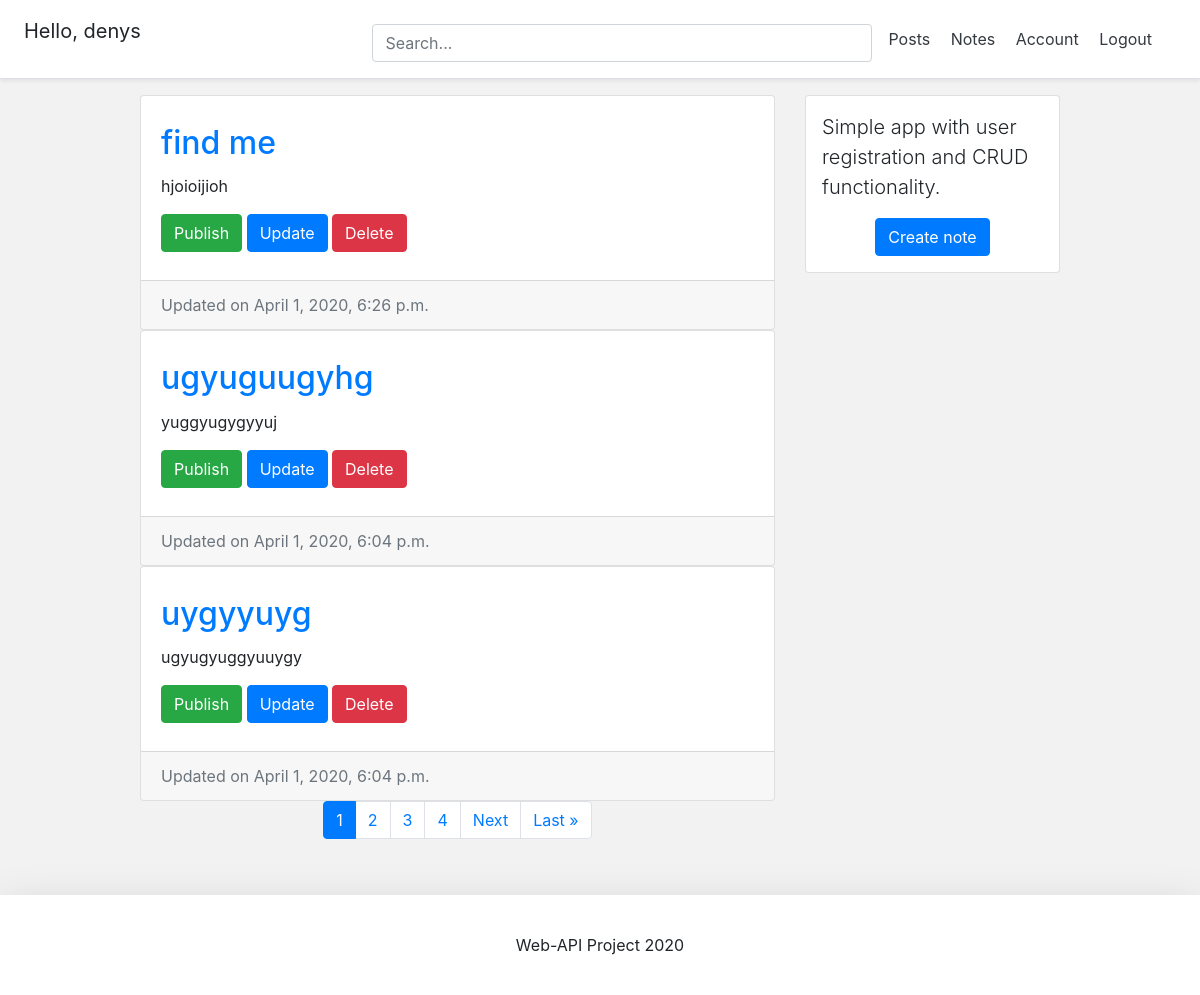
The page /notes/ (signed in) on the database its author committed.
### account/models.py (models this page shows, shortened)
class Account(AbstractBaseUser):
	email 					= models.EmailField(verbose_name="email", max_length=60, unique=True)
	username 				= models.CharField(max_length=30, unique=True)
	date_joined				= models.DateTimeField(verbose_name='date joined', auto_now_add=True)
	last_login				= models.DateTimeField(verbose_name='last login', auto_now=True)
	is_admin				= models.BooleanField(default=False)
	is_active				= models.BooleanField(default=True)
	is_staff				= models.BooleanField(default=False)
	is_superuser			= models.BooleanField(default=False)
	USERNAME_FIELD = 'email'
	REQUIRED_FIELDS = ['username']
	objects = MyAccountManager()

### notes/models.py (models this page shows, shortened)
class Notes(models.Model):
    title = models.CharField(max_length=50,null=False,blank=True)
    body = models.TextField(max_length=5000,null=True,blank=True)
    date_published = models.DateTimeField(auto_now_add=True, verbose_name="date published")
    date_updated = models.DateTimeField(auto_now=True, verbose_name="date updated")
    author = models.ForeignKey(settings.AUTH_USER_MODEL, on_delete=models.CASCADE)
    share_view = models.TextField(null=True,blank=True)
    share_edit = models.TextField(null=True,blank=True)

### notes/views.py (the view)
# urls.py: path('notes/', notes_screen_view, name="notes"),
def notes_screen_view(request):
    user = request.user
    if user.is_authenticated:
        context = {}
        query = ""
        query = request.GET.get('q', '')
        context['query'] = str(query)
        notes = sorted(get_notes_queryset(request.user.id,request.user.username ,query,), key=attrgetter('date_updated'), reverse=True)
        page = request.GET.get('page', 1)
        notes_paginator = Paginator(notes ,NOTES_PER_PAGE)
        try:
            notes = notes_paginator.page(page)
        except PageNotAnInteger:
            notes = notes_paginator.page(NOTES_PER_PAGE)
        except EmptyPage:
            notes = notes_paginator.page(NOTES_PER_PAGE.num_pages)
        context['notes'] = notes
        return render(request, "notes/home.html", context)
    else:
        return redirect("login")

### notes/templates/notes/home.html
{% extends 'base.html' %}
{% load static %}
{% block content %}
<div class="container">
	<div class="row">
		<div class="left-column col-lg-7 offset-lg-1">
			{% if notes %}
				{% for note in notes %}
					<div class="blog-post-container">
						{% include 'notes/snippets/notes_snippet.html' with notes=note %}
					</div>
				{% endfor %}
			{% else %}
				<div class="blog-post-container">
					{% include 'notes/snippets/notes_snippet.html' with query=query %}
				</div>
			{% endif %}
			{% include 'notes/snippets/notes_pagination.html' with notes=notes %}
		</div>
		<div class="right-column col-lg-3 d-lg-flex d-none flex-column">
			<div class="card create-post-bar d-flex flex-column p-3">
				<p class="lead">Simple app with user registration and CRUD functionality.</p>
				<p class="m-auto"><a class="btn btn-primary" href="{% url 'note_create' %}">Create note</a></p>
			</div>
		</div>
	</div>
</div>
{% endblock content %}

### templates/base.html (shortened to what this page needs)
<!DOCTYPE html>
<html lang=en>
<head>
	<link rel="stylesheet" href="https://stackpath.bootstrapcdn.com/bootstrap/4.3.1/css/bootstrap.min.css">
</head>
<body>
{% include 'snippets/header.html' %}
<div class="main">
	{% block content %}
	{% endblock content %}
</div>
{% include 'snippets/footer.html' %}
</body>
</html>

### templates/snippets/header.html (shortened to what this page needs)
<div class="d-flex flex-column flex-md-row align-items-center p-3 px-md-4 mb-3 bg-white border-bottom shadow-sm">
  <h5 class="my-0 mr-md-auto font-weight-normal">
  	{% if request.user.is_authenticated %}
  		<p>Hello, {{request.user.username}}</p>
  	{% endif %}
  </h5>
	{% if notes %}
  <div class="search-bar mt-sm-2 mr-2">
  	<form onsubmit="return executeQuery_Notes();">
  		<input type="text" class="form-control" name="q" id="id_q2" placeholder="Search...">
  	</form>
  </div>
	{% endif %}
  <nav class="my-2 my-md-0 mr-md-3">
  	{% if request.user.is_authenticated %}
	  	<a class="p-2 text-dark" href="{% url 'home' %}">Posts</a>
	  	  <a class="p-2 text-dark" href="{% url 'notes' %}">Notes</a>
	    <a class="p-2 text-dark" href="{% url 'account' %}">Account</a>
	    <a class="p-2 text-dark" href="{% url 'logout' %}">Logout</a>
	{% else %}
	    <a class="p-2 text-dark" href="{% url 'login' %}">Login</a>
	    <a class="btn btn-outline-primary" href="{% url 'register' %}">Register</a>
	{% endif %}
  </nav>
</div>

### notes/templates/notes/snippets/notes_snippet.html (shortened to what this page needs)
{% if notes %}
<div class="container">
	<div class="row">
		<div class="card m-auto">
			<div class="card-body mt-2 mb-2">
				<a href="{% url 'detail_note' notes.id %}">
					<h2 class="card-title">{{notes.title}}</h2>
				</a>
				<p class="card-text">{{notes.body|linebreaksbr|truncatechars:250}}</p>
				{% if notes.author == request.user %}
					<a href="{% url 'publish' notes.id %}" class="btn btn-success">Publish</a>
					<a href="{% url 'edit_note' notes.id %}" class="btn btn-primary">Update</a>
					<a href="{% url 'delete_note' notes.id %}" class="btn btn-danger">Delete</a>
				{% endif %}
			</div>
			<div class="card-footer text-muted">
			  Updated on {{notes.date_updated}}
			</div>
		</div>
	</div>
</div>
{% endif %}

### notes/templates/notes/snippets/notes_pagination.html (shortened to what this page needs)
<div class="d-flex flex-column m-auto pagination mt-5">
<nav aria-label="Page navigation">
<ul class="pagination pg-grey justify-content-center">
	{% for i in notes.paginator.page_range %}
		{% if notes.number == i %}
			<li class="page-item active"><a class="page-link">{{ i }}</a></li>
		{% else %}
			<li class="page-item" ><a class="page-link" href="?{% if query %}q={{query}}&{% endif %}page={{ i }}">{{ i }}</a></li>
		{% endif %}
	{% endfor %}
    {% if notes.has_next %}
    	<li class="page-item">
		  <a class="page-link" href="?{% if query %}q={{query}}&{% endif %}page={{ notes.next_page_number }}">Next</a>
		</li>
		<li class="page-item">
		  <a class="page-link"  href="?{% if query %}q={{query}}&{% endif %}page={{ notes.paginator.num_pages }}">Last &raquo;</a>
		</li>
    {% endif %}
</ul>
</nav>
</div>

### templates/snippets/footer.html (shortened to what this page needs)
<div class="d-flex flex-row align-items-center footer bg-white shadow-lg">
	<p class="m-auto">Web-API Project 2020</p>
</div>

### templates/snippets/base_css.html (style rules this page uses)
body { background-color: #f2f2f2; }

### templates/snippets/header.html (style rules this page uses)
@media (min-width: 768px) { html { font-size: 16px; } }
.search-bar { max-width: 500px; width: 100%; }
form { width: 100%; }

### templates/base.html (style rules this page uses)
.main { min-height: 100vh; height: 100%; }

### notes/templates/notes/snippets/notes_snippet.html (style rules this page uses)
.card { max-width: 700px; width: 100%; }
.card-body { padding: 20px; }

### templates/snippets/footer.html (style rules this page uses)
.footer { min-height: 100px; }

### rows shown on the page
Account: user.username "denys"
Notes: title "find me", body "hjoioijioh", shows "Publish", date_updated "April 1, 2020, 6:26 p.m."
Notes: title "ugyuguugyhg", body "yuggyugygyyuj", shows "Publish", date_updated "April 1, 2020, 6:04 p.m."
Notes: title "uygyyuyg", body "ugyugyuggyuuygy", shows "Publish", date_updated "April 1, 2020, 6:04 p.m."

### other values the page prints
{{ i }} "1"
{{ i }} "2" "3" "4"
